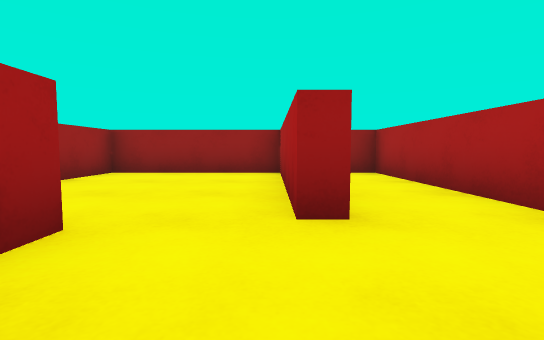
View 1 (above)

13 first-person views from a walk through a 3-D level made in the Unity game engine. The camera is 0.53 m above the floor, tilts 4° down and sees 85° across. The floor is counted in squares, 1 m on a side. Each view is taken from the middle of a square. On the plan, view 1 faces up. The plan holds only what a view shows up to about 9 squares ahead; the rest is blank. The player character is not drawn. Surface patterns are stand-ins for the level's own textures.

View 2
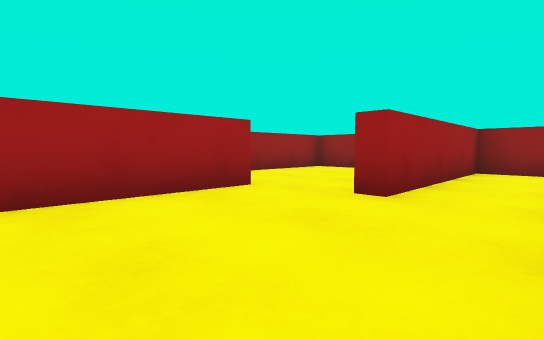

View 3
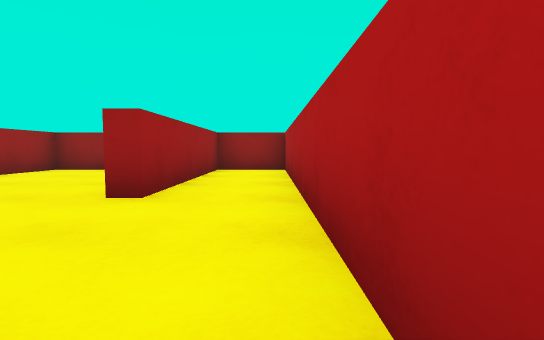

View 4
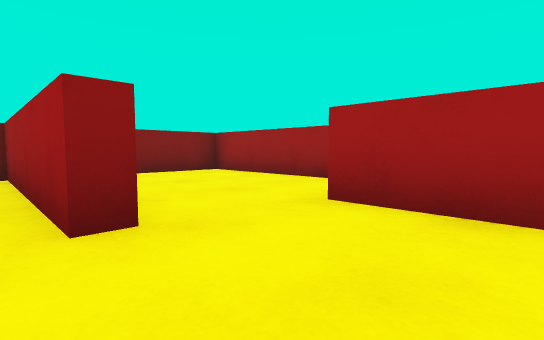

View 5
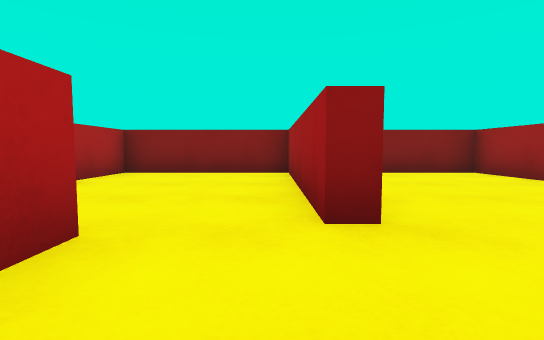

View 6
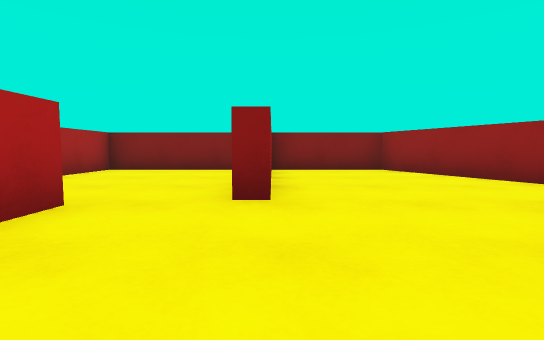

View 7
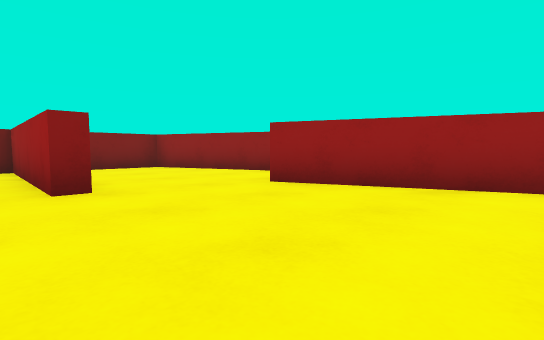

View 8
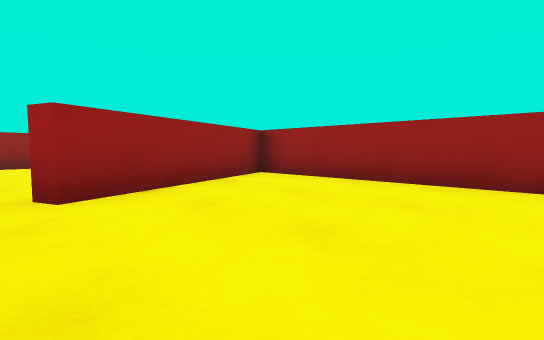

View 9
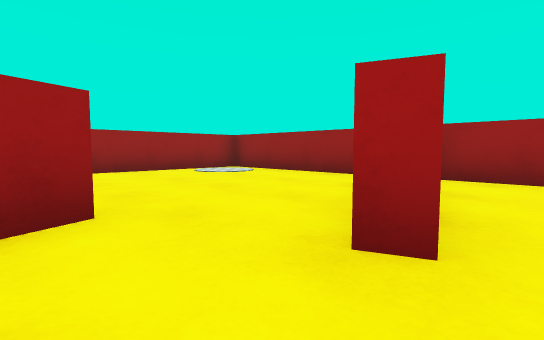

View 10
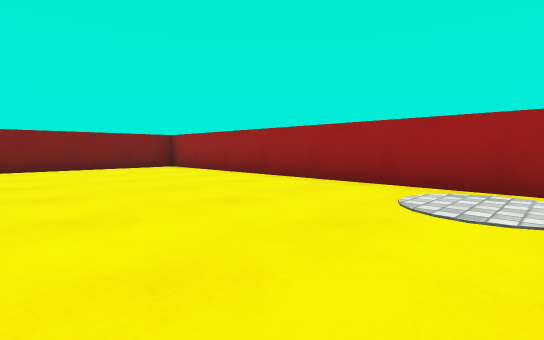

View 11
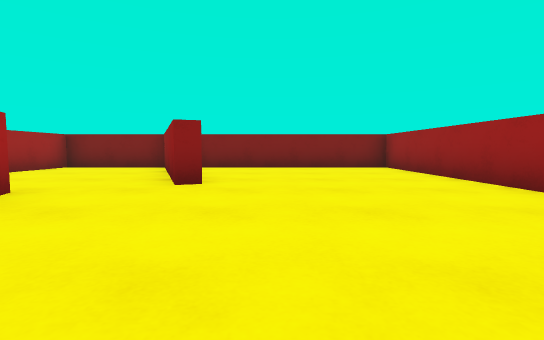

View 12
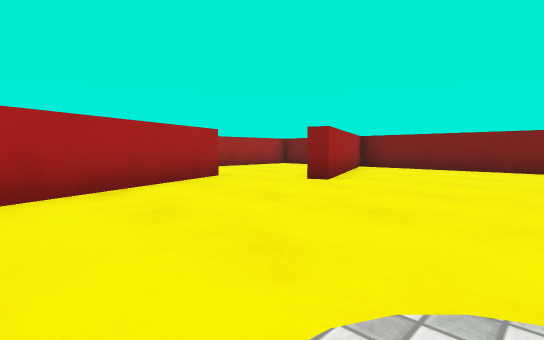

View 13
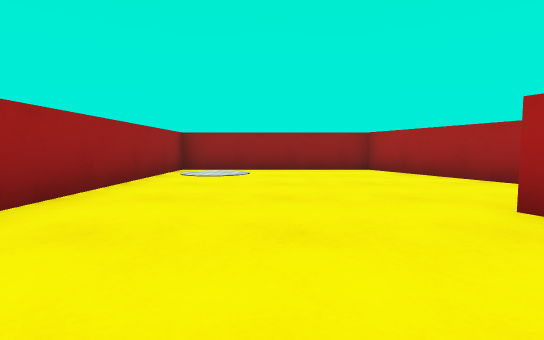

### Floor plan
Ten units are one square. View 1 is at (0, 0); x grows to the right and y downward. Boxes are objects, and circles mark ways between rooms. Rooms are numbered by the first view taken in them; rooms with no view inside come last. Other rooms are left out.
<svg viewBox="-158 -72 186 104">
<path fill="none" stroke="#000" d="M-19 -19 -14 -19 -14 27 23 27 23 -67 6 -67 6 -22 2 -22 2 -61M-56 -19 -56 27 -18 27 -18 9M2 -67 -36 -67 -36 -21M-60 -19 -56 -19M-40 -21 -40 -29M-106 -16 -89 27 -60 27 -60 5M-51 -67 -101 -67 -84 -25 -88 -24M-88 -24 -105 -67 -153 -67 -153 27 -99 27M-94 23 -109 -15 -106 -16"/>
<circle cx="-50" cy="-20" r="3" fill="#2a7"/>
<circle cx="-90" cy="-20" r="3" fill="#2a7"/>
<text x="-10" y="-20">1</text>
<text x="-70" y="-30">2</text>
<text x="-130" y="-20">3</text>
</svg>
Room 1 opens to room 2. Room 2 opens to room 3.

Where each view was taken, in squares from view 1:
view 1: 0 up, 0 right, facing up
view 2: 1 down, 2 right, facing up-left
view 3: 1 down, 2 right, facing up
view 4: 4 up, 1 left, facing down-left
view 5: 4 up, 1 left, facing down
view 6: 5 up, 6 left, facing down
view 7: 6 up, 5 left, facing down-left
view 8: 2 up, 5 left, facing up-left
view 9: 1 up, 8 left, facing up-left
view 10: 6 up, 11 left, facing down-left
view 11: 6 up, 12 left, facing down
view 12: 6 up, 14 left, facing down-right
view 13: 1 down, 13 left, facing up
